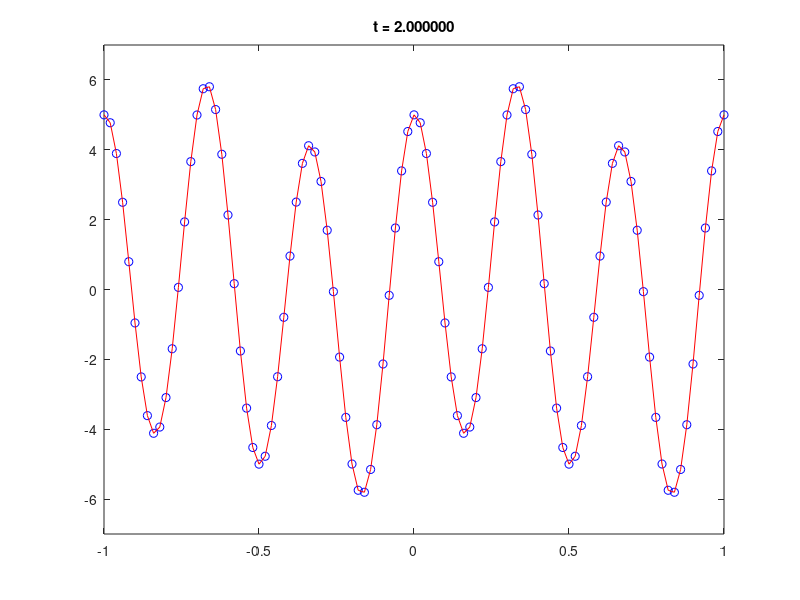
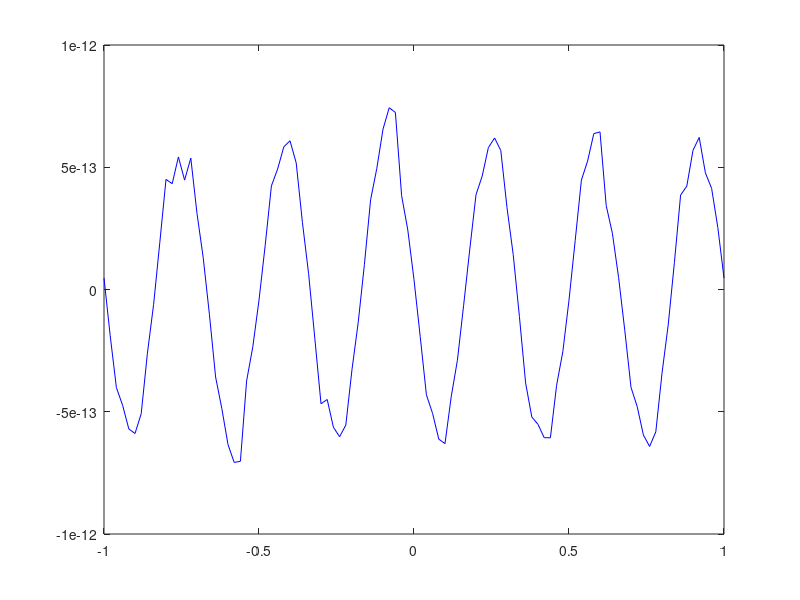

These figures' MATLAB source, in order:
%%%%%%%%%%%%%%%%%%%%%%%%%%%%%%%%%%%%%%%%%%%%%%%%%%%%%%%%%%%%%%%%%%%%%%%%%%%%%
%
% This MATLAB script computes the solution of the 1d advection equation
%
%    u_t + a u_x = 0
%
% on the periodic domain -1 < x < 1 with initial conditions
% 
%    u(x) = sin(2*pi*x) + 5*cos(6*pi*x)
%
% using forward Euler time integration with a first-order upwind
% spatial discretization and an optimal time step of dt = dx/a.
%  
% Kevin T. Chu
% 2007 September
% 
%%%%%%%%%%%%%%%%%%%%%%%%%%%%%%%%%%%%%%%%%%%%%%%%%%%%%%%%%%%%%%%%%%%%%%%%%%%%%

clear 
format long
format compact

% PDE parameters
a = 5;

% visualization parameters
plot_axes = [-1 1 -7 7];

% time integration parameters
t_init  = 0.0;
t_final = 2.0;

% number of grid cells to use in computation
N = 100;  

% construct grid
dx = 2/N;
x = -1:dx:1-dx;  x = x';   % periodic grid point removed
x_plot = [x; x(1)+2];

% set dt 
dt = dx/a;

% construct upwind first-derivative operator (with periodic BCs)
G = (diag(ones(N,1),0) - diag(ones(N-1,1),-1))/dx;
G(1,N) = -1/dx;

% set initial data
u_init = sin(2*pi*x) + 5*cos(6*pi*x);


% first-order upwind (optimal time step)
t = t_init;
u = u_init;
while (t < t_final)

  % plot solution
  figure(1); clf;
  plot(x_plot,[u; u(1)],'bo');
  hold on;
  u_exact = sin(2*pi*(x-a*t)) + 5*cos(6*pi*(x-a*t));
  plot(x_plot,[u_exact; u_exact(1)],'r');
  axis(plot_axes);
  title_string = sprintf('t = %f',t);
  title(title_string);
  drawnow

  % update solution
  u = u - a*dt*(G*u);

  % update time
  t = t + dt;

end

% compute exact solution
u_exact = sin(2*pi*(x-a*t)) + 5*cos(6*pi*(x-a*t));

% plot final result
figure(1); clf;
plot(x_plot,[u; u(1)],'bo');
hold on;
plot(x_plot,[u_exact; u_exact(1)],'r');
axis(plot_axes);
title_string = sprintf('t = %f',t);
title(title_string);

% compute error
err = u-u_exact;
err_L1_upwind1_ots = sum(abs(err))*dx
err_L_inf_upwind1_ots = max((err))

% plot error
figure(2); clf;
plot(x_plot,[err; err(1)],'b-');  
